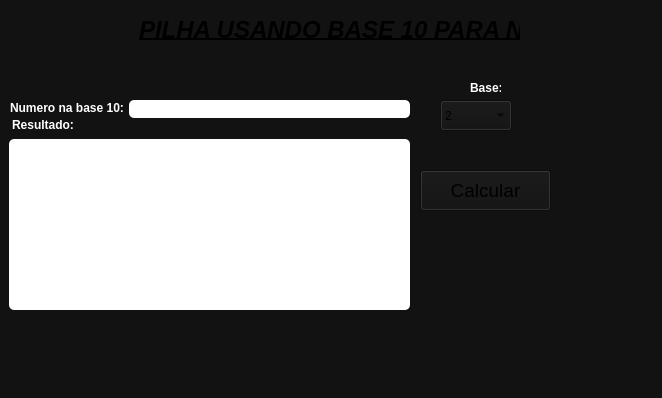
<?xml version="1.0" encoding="UTF-8"?>
<ui version="4.0">
 <class>MainWindow</class>
 <widget class="QMainWindow" name="MainWindow">
  <property name="geometry">
   <rect>
    <x>0</x>
    <y>0</y>
    <width>662</width>
    <height>398</height>
   </rect>
  </property>
  <property name="minimumSize">
   <size>
    <width>662</width>
    <height>398</height>
   </size>
  </property>
  <property name="maximumSize">
   <size>
    <width>662</width>
    <height>398</height>
   </size>
  </property>
  <property name="font">
   <font>
    <kerning>false</kerning>
   </font>
  </property>
  <property name="windowTitle">
   <string>Pilha</string>
  </property>
  <property name="styleSheet">
   <string notr="true">background-color: rgb(18, 18, 18);</string>
  </property>
  <widget class="QWidget" name="centralwidget">
   <widget class="QTextEdit" name="TextResultado">
    <property name="enabled">
     <bool>false</bool>
    </property>
    <property name="geometry">
     <rect>
      <x>9</x>
      <y>139</y>
      <width>401</width>
      <height>171</height>
     </rect>
    </property>
    <property name="font">
     <font>
      <bold>true</bold>
      <kerning>false</kerning>
     </font>
    </property>
    <property name="styleSheet">
     <string notr="true">color: rgb(0, 0, 0);
background-color: rgb(255, 255, 255);
border-radius:5px;</string>
    </property>
   </widget>
   <widget class="QLabel" name="label_2">
    <property name="geometry">
     <rect>
      <x>470</x>
      <y>80</y>
      <width>31</width>
      <height>16</height>
     </rect>
    </property>
    <property name="font">
     <font>
      <bold>true</bold>
     </font>
    </property>
    <property name="styleSheet">
     <string notr="true">color: rgb(255, 255, 255);</string>
    </property>
    <property name="text">
     <string>Base:</string>
    </property>
   </widget>
   <widget class="QLabel" name="label_3">
    <property name="geometry">
     <rect>
      <x>12</x>
      <y>117</y>
      <width>81</width>
      <height>16</height>
     </rect>
    </property>
    <property name="font">
     <font>
      <bold>true</bold>
     </font>
    </property>
    <property name="styleSheet">
     <string notr="true">color: rgb(255, 255, 255);</string>
    </property>
    <property name="text">
     <string>Resultado: </string>
    </property>
   </widget>
   <widget class="QLabel" name="label_4">
    <property name="geometry">
     <rect>
      <x>139</x>
      <y>19</y>
      <width>381</width>
      <height>21</height>
     </rect>
    </property>
    <property name="font">
     <font>
      <pointsize>18</pointsize>
      <italic>true</italic>
      <bold>true</bold>
      <underline>true</underline>
     </font>
    </property>
    <property name="text">
     <string>PILHA USANDO BASE 10 PARA N</string>
    </property>
   </widget>
   <widget class="QPushButton" name="pushButtonCalcular">
    <property name="geometry">
     <rect>
      <x>420</x>
      <y>170</y>
      <width>131</width>
      <height>41</height>
     </rect>
    </property>
    <property name="font">
     <font>
      <pointsize>14</pointsize>
     </font>
    </property>
    <property name="toolTip">
     <string>&lt;html&gt;&lt;head/&gt;&lt;body&gt;&lt;p&gt;&lt;span style=&quot; color:#ffffff;&quot;&gt;CALCULAR&lt;/span&gt;&lt;/p&gt;&lt;p&gt;&lt;br/&gt;&lt;/p&gt;&lt;/body&gt;&lt;/html&gt;</string>
    </property>
    <property name="text">
     <string>Calcular</string>
    </property>
   </widget>
   <widget class="QComboBox" name="comboBase">
    <property name="geometry">
     <rect>
      <x>440</x>
      <y>100</y>
      <width>72</width>
      <height>31</height>
     </rect>
    </property>
    <property name="font">
     <font>
      <kerning>false</kerning>
     </font>
    </property>
    <item>
     <property name="text">
      <string>2</string>
     </property>
    </item>
    <item>
     <property name="text">
      <string>8</string>
     </property>
    </item>
    <item>
     <property name="text">
      <string>16</string>
     </property>
    </item>
   </widget>
   <widget class="QLineEdit" name="LineNumeroBase">
    <property name="geometry">
     <rect>
      <x>129</x>
      <y>100</y>
      <width>281</width>
      <height>18</height>
     </rect>
    </property>
    <property name="maximumSize">
     <size>
      <width>16777215</width>
      <height>30</height>
     </size>
    </property>
    <property name="font">
     <font>
      <bold>true</bold>
     </font>
    </property>
    <property name="styleSheet">
     <string notr="true">background-color: rgb(255, 255, 255);
color: rgb(0, 0, 0);
border-radius:5px;</string>
    </property>
   </widget>
   <widget class="QLabel" name="label">
    <property name="geometry">
     <rect>
      <x>10</x>
      <y>100</y>
      <width>113</width>
      <height>16</height>
     </rect>
    </property>
    <property name="font">
     <font>
      <bold>true</bold>
     </font>
    </property>
    <property name="styleSheet">
     <string notr="true">color: rgb(255, 255, 255);</string>
    </property>
    <property name="text">
     <string>Numero na base 10: </string>
    </property>
   </widget>
  </widget>
 </widget>
 <resources/>
 <connections/>
</ui>
